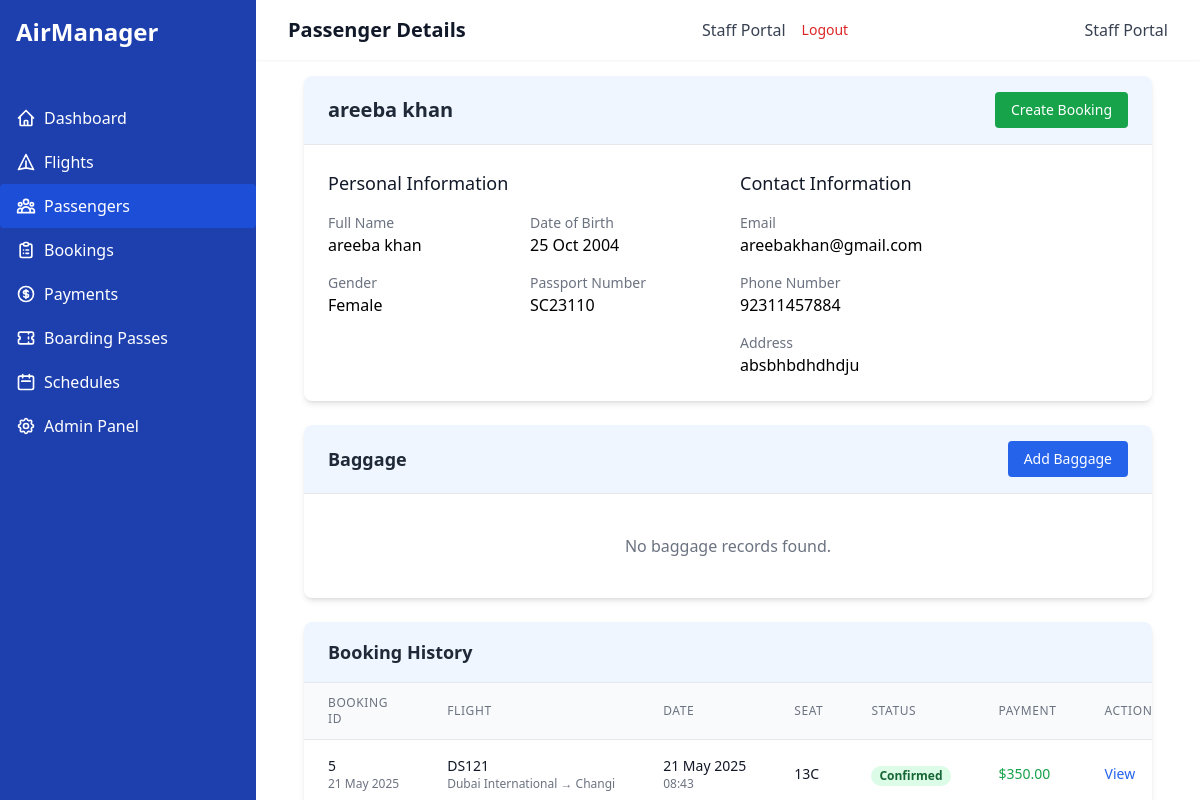
The page /passengers/6/ (signed in) on the database as committed earlier.
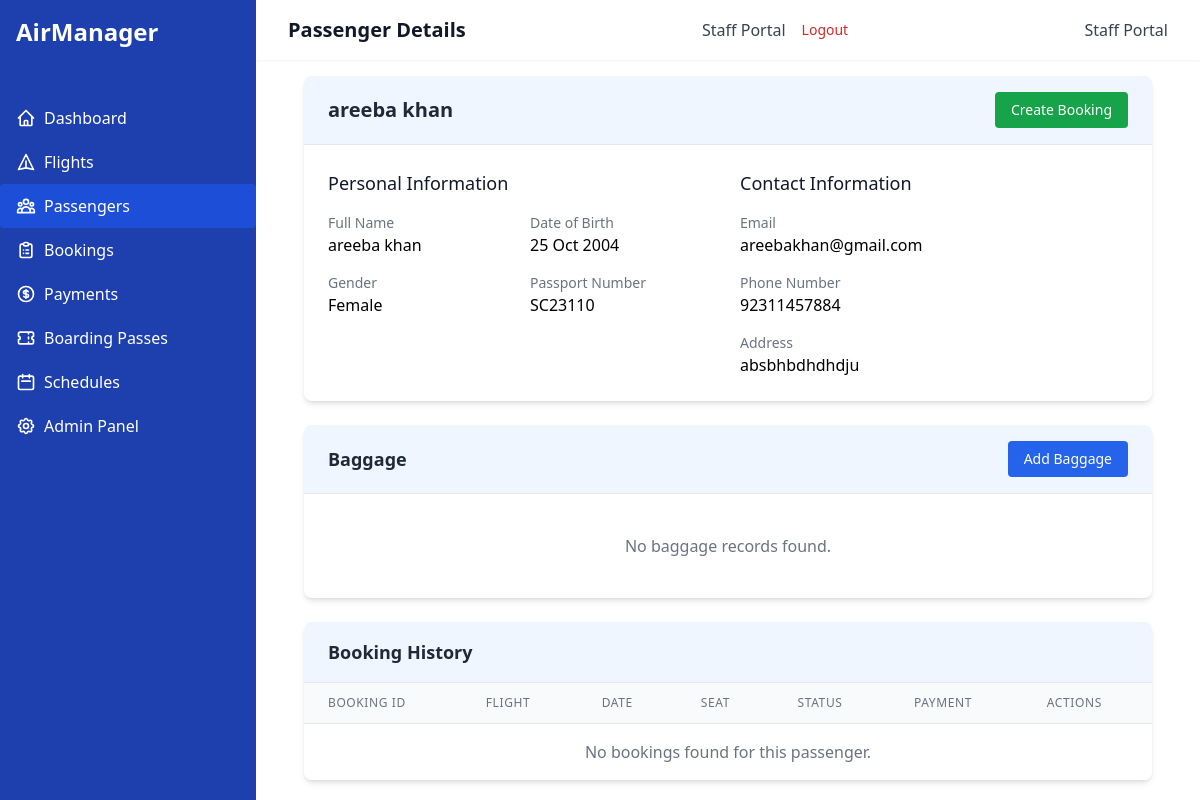
The same page on the database as committed later.
### airline_app/models.py (models this page shows, shortened)
class Booking(models.Model):
    STATUS_CHOICES = [
        ('CONFIRMED', 'Confirmed'),
        ('PENDING', 'Pending'),
        ('CANCELLED', 'Cancelled'),
    ]
    booking_id = models.AutoField(primary_key=True)
    booking_date = models.DateTimeField(auto_now_add=True)
    seat_number = models.CharField(max_length=5)
    passenger = models.ForeignKey(
        Passenger, on_delete=models.CASCADE, related_name='bookings')
    flight = models.ForeignKey(
        Flight, on_delete=models.CASCADE, related_name='bookings')
    status = models.CharField(
        max_length=10, choices=STATUS_CHOICES, default='PENDING')
    class Meta:
        unique_together = ('flight', 'seat_number')

class Flight(models.Model):
    flight_id = models.AutoField(primary_key=True)
    flight_number = models.CharField(max_length=10, unique=True)
    departure_time = models.DateTimeField()
    arrival_time = models.DateTimeField()
    source_airport = models.ForeignKey(
        Airport, on_delete=models.CASCADE, related_name='departing_flights')
    destination_airport = models.ForeignKey(
        Airport, on_delete=models.CASCADE, related_name='arriving_flights')
    aircraft = models.ForeignKey(
        Aircraft, on_delete=models.CASCADE, related_name='flights')
    crew = models.ManyToManyField(CrewMember, related_name='flights')

class Airport(models.Model):
    airport_id = models.AutoField(primary_key=True)
    airport_name = models.CharField(max_length=100)
    location = models.CharField(max_length=100)
    country = models.CharField(max_length=50)

class Payment(models.Model):
    PAYMENT_METHOD_CHOICES = [
        ('CREDIT_CARD', 'Credit Card'),
        ('DEBIT_CARD', 'Debit Card'),
        ('PAYPAL', 'PayPal'),
        ('BANK_TRANSFER', 'Bank Transfer'),
    ]
    payment_id = models.AutoField(primary_key=True)
    amount = models.DecimalField(max_digits=10, decimal_places=2)
    payment_method = models.CharField(
        max_length=15, choices=PAYMENT_METHOD_CHOICES)
    payment_date = models.DateTimeField(auto_now_add=True)
    booking = models.OneToOneField(
        Booking, on_delete=models.CASCADE, related_name='payment')

### airline_app/views.py (the view)
# urls.py: path('passengers/<int:pk>/', views.PassengerDetailView.as_view(),
class PassengerDetailView(LoginRequiredMixin, DetailView):
    model = Passenger
    template_name = 'airline_app/passenger_detail.html'
    context_object_name = 'passenger'
    def get_context_data(self, **kwargs):
        context = super().get_context_data(**kwargs)
        context['bookings'] = self.object.bookings.all()
        context['baggage'] = self.object.baggage.all()
        return context

### airline_app/templates/airline_app/passenger_detail.html (shortened to what the changed rows need)
{% extends 'airline_app/base.html' %}
{% block header %}Passenger Details{% endblock %}
{% block content %}
<div class="bg-white rounded-lg shadow-md overflow-hidden mb-6">
    <div class="bg-blue-50 px-6 py-4 border-b border-gray-200 flex justify-between items-center">
        <h2 class="text-xl font-semibold text-gray-800">{{ passenger.name }}</h2>
    </div>
</div>
<div class="bg-white rounded-lg shadow-md overflow-hidden mb-6">
    <div class="bg-blue-50 px-6 py-4 border-b border-gray-200 flex justify-between items-center">
        <h2 class="text-lg font-semibold text-gray-800">Baggage</h2>
    </div>
</div>
<div class="bg-white rounded-lg shadow-md overflow-hidden">
    <div class="bg-blue-50 px-6 py-4 border-b border-gray-200">
        <h2 class="text-lg font-semibold text-gray-800">Booking History</h2>
    </div>
    <div class="overflow-x-auto">
        <table class="min-w-full divide-y divide-gray-200">
            <thead class="bg-gray-50">
                <tr>
                    <th class="px-6 py-3 text-left text-xs font-medium text-gray-500 uppercase tracking-wider">Booking ID</th>
                    <th class="px-6 py-3 text-left text-xs font-medium text-gray-500 uppercase tracking-wider">Flight</th>
                    <th class="px-6 py-3 text-left text-xs font-medium text-gray-500 uppercase tracking-wider">Date</th>
                    <th class="px-6 py-3 text-left text-xs font-medium text-gray-500 uppercase tracking-wider">Seat</th>
                    <th class="px-6 py-3 text-left text-xs font-medium text-gray-500 uppercase tracking-wider">Status</th>
                    <th class="px-6 py-3 text-left text-xs font-medium text-gray-500 uppercase tracking-wider">Payment</th>
                    <th class="px-6 py-3 text-left text-xs font-medium text-gray-500 uppercase tracking-wider">Actions</th>
                </tr>
            </thead>
            <tbody class="bg-white divide-y divide-gray-200">
                {% for booking in passenger.bookings.all %}
                <tr class="hover:bg-gray-50 transition-colors">
                    <td class="px-6 py-4 whitespace-nowrap">
                        <div class="text-sm font-medium text-gray-900">{{ booking.booking_id }}</div>
                        <div class="text-xs text-gray-500">{{ booking.booking_date|date:"d M Y" }}</div>
                    </td>
                    <td class="px-6 py-4 whitespace-nowrap">
                        <div class="text-sm font-medium text-gray-900">{{ booking.flight.flight_number }}</div>
                        <div class="text-xs text-gray-500">
                            {{ booking.flight.source_airport.airport_name }} → {{ booking.flight.destination_airport.airport_name }}
                        </div>
                    </td>
                    <td class="px-6 py-4 whitespace-nowrap">
                        <div class="text-sm text-gray-900">{{ booking.flight.departure_time|date:"d M Y" }}</div>
                        <div class="text-xs text-gray-500">{{ booking.flight.departure_time|date:"H:i" }}</div>
                    </td>
                    <td class="px-6 py-4 whitespace-nowrap text-sm text-gray-900">
                        {{ booking.seat_number }}
                    </td>
                    <td class="px-6 py-4 whitespace-nowrap">
                        {% if booking.status == 'CONFIRMED' %}
                        <span class="px-2 inline-flex text-xs leading-5 font-semibold rounded-full bg-green-100 text-green-800">
                            Confirmed
                        </span>
                        {% elif booking.status == 'PENDING' %}
                        <span class="px-2 inline-flex text-xs leading-5 font-semibold rounded-full bg-yellow-100 text-yellow-800">
                            Pending
                        </span>
                        {% else %}
                        <span class="px-2 inline-flex text-xs leading-5 font-semibold rounded-full bg-red-100 text-red-800">
                            Cancelled
                        </span>
                        {% endif %}
                    </td>
                    <td class="px-6 py-4 whitespace-nowrap text-sm text-gray-500">
                        {% if booking.payment %}
                        <span class="text-green-600">${{ booking.payment.amount }}</span>
                        {% else %}
                        <span class="text-red-600">Unpaid</span>
                        {% endif %}
                    </td>
                    <td class="px-6 py-4 whitespace-nowrap text-sm text-gray-500">
                        <a href="{% url 'booking-detail' booking.pk %}" class="text-blue-600 hover:text-blue-900 mr-3">View</a>
                    </td>
                </tr>
                {% empty %}
                <tr>
                    <td colspan="7" class="px-6 py-4 text-center text-gray-500">No bookings found for this passenger.</td>
                </tr>
                {% endfor %}
            </tbody>
        </table>
    </div>
</div>
{% endblock %}

Rows that differ between the two databases and show on the page:
removed Booking: booking_id "5", booking_date "21 May 2025", flight.flight_number "DS121", flight.source_airport.airport_name "Dubai International", flight.destination_airport.airport_name "Changi", flight.departure_time "21 May 2025", flight.departure_time "08:43", seat_number "13C", status "Confirmed", payment.amount "350.00"
Other text that changed with them:
text now shown: "No bookings found for this passenger."
